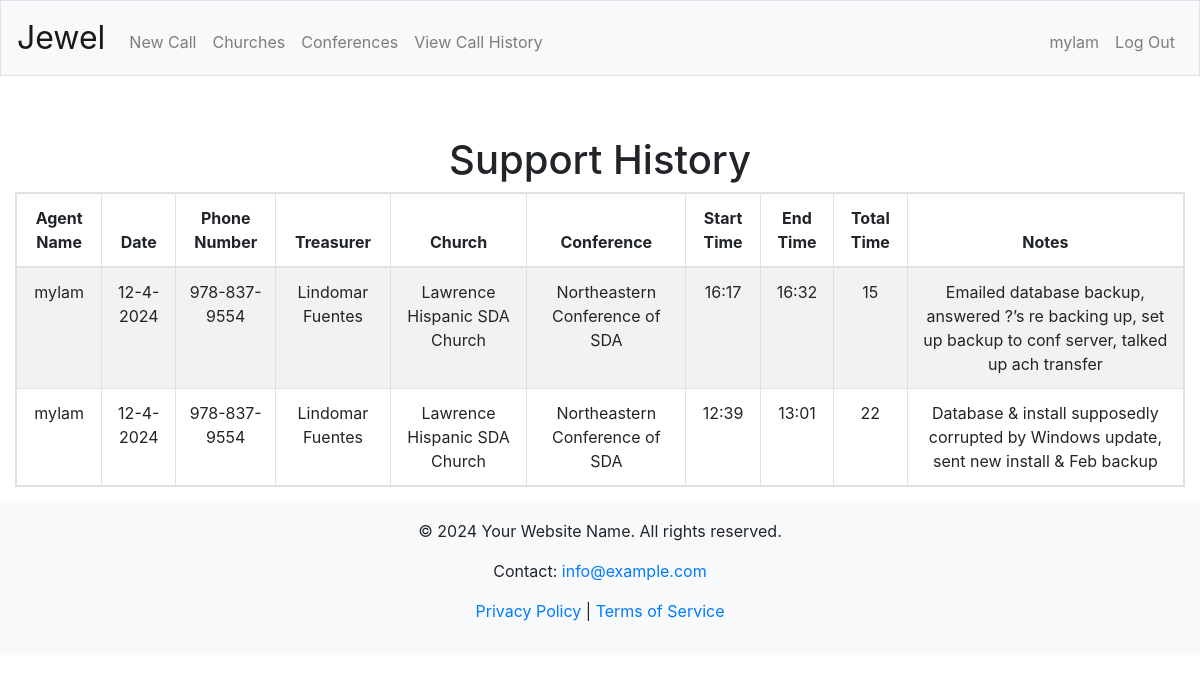
The app's page /view-calls?churchID=3778 (signed in) with its own data.
### tables this page shows
CREATE TABLE Users (
    id INTEGER PRIMARY KEY AUTOINCREMENT,
    username VARCHAR(20) UNIQUE NOT NULL,
    hash VARCHAR(64) NOT NULL,
    password VARCHAR(50) NOT NULL,
    email TEXT,
    admin INTEGER DEFAULT 0 CHECK (admin IN (0, 1)),
    phone TEXT
);

CREATE TABLE SupportCalls (
    id INTEGER PRIMARY KEY AUTOINCREMENT,
    treasurerID INTEGER NOT NULL,
    agentID INTEGER NOT NULL,
    date TEXT,
    startTime TEXT,
    endTime TEXT,
    totalTime TEXT,
    notes TEXT,
    visible INTEGER DEFAULT 1 CHECK (visible IN (0, 1)),
    FOREIGN KEY (treasurerID) REFERENCES Treasurers(id),
    FOREIGN KEY (agentID) REFERENCES Users(id)
);

CREATE TABLE Treasurers (
    id INTEGER PRIMARY KEY AUTOINCREMENT,
    churchID INTEGER NOT NULL,
    name TEXT,
    phoneNumber TEXT,
    email TEXT,
    needSpanish INTEGER DEFAULT 0 CHECK (needSpanish IN (0, 1)), otherContactInfo TEXT,
    FOREIGN KEY (churchID) REFERENCES Churches(id)
);

CREATE TABLE Churches (
    id INTEGER PRIMARY KEY AUTOINCREMENT,
    conferenceID INTEGER NOT NULL,
    name TEXT,
    notes TEXT,
    eAdventistID TEXT UNIQUE,
    FOREIGN KEY (conferenceID) REFERENCES Conferences(id)
);

CREATE TABLE Conferences (
    id INTEGER PRIMARY KEY AUTOINCREMENT,
    name TEXT,
    supported INTEGER DEFAULT 1 CHECK (supported IN (0, 1)),
    eAdventistID TEXT UNIQUE
);

### app.py (the view, shortened to what this page needs)
@app.route("/view-calls")
def viewCalls():
    calls = []
    if request.args.get('churchID'):
        calls = dbExecute("""SELECT sc.*,
                            con.name AS conferenceName,
                            ch.name AS churchName,
                            u.username AS agentName,
                            t.name AS treasurerName,
                            t.phoneNumber AS treasurerPhone
                            FROM SupportCalls sc, Conferences con, Churches ch, Treasurers t, users u
                            WHERE ch.conferenceID = con.id AND sc.treasurerID = t.id AND t.churchID = ch.id AND sc.agentID = u.id AND ch.id = ?;""", request.args.get('churchID'))
    calls.sort(key=sortByID, reverse=True)
    return render_template("view-calls.html", calls=calls)

### app.py (called while the page is built)
@app.after_request
def after_request(response):
    response.headers["Cache-Control"] = "no-cache, no-store, must-revalidate"
    response.headers["Expires"] = 0
    response.headers["Pragma"] = "no-cache"
    return response

def dbExecute(sqlCode, *args):
    result = None
    if len(args) != 0:
        if type(args[0]) == dict:
            result = db.session.execute(text(sqlCode), args[0])
        else:
            d = {}
            for i in range(len(args)):
                sqlCode = sqlCode.replace("?", ":named" + str(i), 1)
                d["named" + str(i)] = args[i]
            result = db.session.execute(text(sqlCode), d)
    else:
        result = db.session.execute(text(sqlCode))
    try:
        keys = list(result.keys())
        rows = result.fetchall()
        toReturn = []
        for row in rows:
            obj = {}
            for i in range(len(keys)):
                obj[keys[i]] = row[i]
            toReturn.append(obj)
        return toReturn
    except Exception as e:
        db.session.commit()

### helpers.py (called while the page is built)
def sortByID(item):
        return item["id"]

### templates/view-calls.html (shortened to what this page needs)
{% extends "layout.html" %}
{% block main %}
<h1>Support History</h1>
<table id="myTable" class="table table-bordered table-striped table-responsive">
    <thead>
        <tr>
            <th>Agent Name</th>
            <th>Date</th>
            <th>Phone Number</th>
            <th>Treasurer</th>
            <th>Church</th>
            <th>Conference</th>
            <th>Start Time</th>
            <th>End Time</th>
            <th>Total Time</th>
            <th>Notes</th>
        </tr>
    </thead>
    <tbody>
    {% for call in calls %}
        <tr id="call#{{ call.id }}">
            <td>{{ call.agentName }}</td>
            <td>{{ call.date }}</td>
            <td>{{ call.treasurerPhone }}</td>
            <td>{{ call.treasurerName }}</td>
            <td>{{ call.churchName }}</td>
            <td>{{ call.conferenceName }}</td>
            <td>{{ call.startTime }}</td>
            <td>{{ call.endTime }}</td>
            <td>{{ call.totalTime }}</td>
            <td>{{ call.notes }}</td>
        </tr>
    {% endfor %}
    </tbody>
</table>
{% endblock %}

### templates/layout.html (shortened to what this page needs)
<!DOCTYPE html>
<html lang="en">
    <head>
        <link href="/static/styles.css" rel="stylesheet">
        <link href="https://maxcdn.bootstrapcdn.com/bootstrap/4.1.3/css/bootstrap.min.css" rel="stylesheet">
        <link rel="stylesheet" href="https://cdn.datatables.net/2.0.0/css/dataTables.dataTables.min.css">
        <link rel="stylesheet" href="https://code.jquery.com/ui/1.13.1/themes/base/jquery-ui.css">
    </head>
    <body>
        <nav class="navbar navbar-expand-md navbar-light bg-light border">
            <a class="navbar-brand" href="/">Jewel</a>
            <div class="collapse navbar-collapse" id="navbar">
                <ul class="navbar-nav mr-auto mt-2">
                    {% if session.user_id %}
                    <li class="nav-item"><a class="nav-link" href="/new-call">New Call</a></li>
                    {% endif %}
                    <li class="nav-item"><a class="nav-link" href="/churches">Churches</a></li>
                    <li class="nav-item"><a class="nav-link" href="/conferences">Conferences</a></li>
                    <li class="nav-item"><a class="nav-link" href="/view-calls">View Call History</a></li>
                </ul>
                {% if session.user_id %}
                    <ul class="navbar-nav ml-auto mt-2">
                        <li class="nav-item"><a class="nav-link" href="/profile">{{session.user_name}}</a></li>
                        <li class="nav-item"><a class="nav-link" href="/logout">Log Out</a></li>
                    </ul>
                {% else %}
                    <ul class="navbar-nav ml-auto mt-2">
                        <li class="nav-item"><a class="nav-link" href="/register">Register</a></li>
                        <li class="nav-item"><a class="nav-link" href="/login">Log In</a></li>
                    </ul>
                {% endif %}
            </div>
        </nav>
        <main class="container">
            {% block main %}{% endblock %}
        </main>
        <footer class="footer mt-auto py-3 bg-light container">
                <p>&copy; 2024 Your Website Name. All rights reserved.</p>
                <p>Contact: <a href="mailto:info@example.com">info@example.com</a></p>
                <p><a href="/privacy-policy">Privacy Policy</a> | <a href="/terms-of-service">Terms of Service</a></p>
        </footer>
    </body>
</html>

### static/styles.css (style rules this page uses)
nav .navbar-brand { font-size: xx-large; }
.navbar { position: fixed; width: 100%; left: 0; top: 0; }
body .container { margin-top: 60px; margin-left: 0px; margin-right: 0px; max-width: none; text-align: center; }
.table { max-width: 100%; overflow-x: auto; }

### records on screen
Users: user_name "mylam"
SupportCalls: agentName "mylam", date "12-4-2024", treasurerPhone "978-837-9554", treasurerName "Lindomar Fuentes", churchName "Lawrence Hispanic SDA Church", conferenceName "Northeastern Conference of SDA", startTime "16:17", endTime "16:32", totalTime "15", notes "Emailed database backup, answered ?’s re backing up, set up backup to conf server, talked up ach transfer"
SupportCalls: agentName "mylam", date "12-4-2024", treasurerPhone "978-837-9554", treasurerName "Lindomar Fuentes", churchName "Lawrence Hispanic SDA Church", conferenceName "Northeastern Conference of SDA", startTime "12:39", endTime "13:01", totalTime "22", notes "Database & install supposedly corrupted by Windows update, sent new install & Feb backup"
